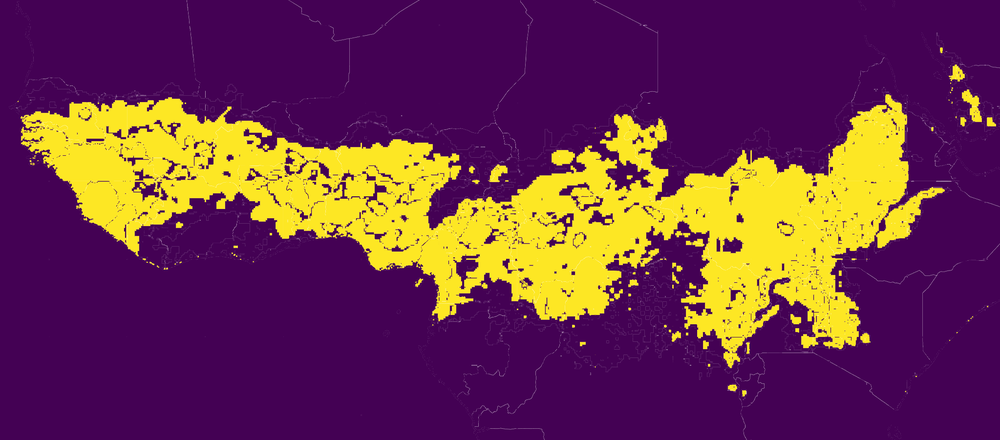
#> input picture kmeans input/km.png, 1000 x 440 px, shrunk from 2047 x 901 before the run, given as the content of the folder /content/drive/My Drive/, which was not available
$ jupyter execute --allow-errors Kmeans.ipynb   (text cells are left out)
#> lines starting #> are read from the running program, lines starting #| are printed output that depends on the picture; after the words box and inside, x2 and y2 are one past the last pixel; in counts of white or black regions, pixels touching at a corner belong together; pictures that were not available may be replaced by others from this repository, and a replacement may not be noted
[cell 1]
from google.colab import drive
drive.mount("/content/drive")  # 挂载 Google Drive，以便访问数据

dataset_path = "/content/drive/My Drive/"  # 在 Google Drive 中的数据路径


import os
import cv2
import numpy as np
from math import sqrt, ceil

os.chdir(dataset_path)
os.listdir(dataset_path)

def split_image_square(input_image_path, output_dir, num_parts, prefix='part'):
    """
    将一张图像平分成指定数量的正方形子图像，并保存到指定的文件夹中

    Parameters:
    - input_image_path (str): 输入的图像路径
    - output_dir (str): 子图像保存目录
    - num_parts (int): 希望将图像平分的部分数量
    - prefix (str): 子图像文件名前缀
    """
#> called with input_image_path = '/content/drive/My Drive/Kmeans/km.png', output_dir = '/content/drive/My Drive/Kmeans/60', num_parts = 100, prefix = 'split'
    # 确保输出目录存在
    os.makedirs(output_dir, exist_ok=True)

    # 读取图像
    image = cv2.imread(input_image_path)
#> image is the input picture: shape (440, 1000, 3); mean B, G, R 74.7, 52.4, 108.8
    if image is None:
        print(f"无法读取图像：{input_image_path}")
        return

    # 获取图像的高度和宽度
    img_height, img_width, _ = image.shape
#> img_height = 440; img_width = 1000

    # 计算目标子图的面积和方形尺寸
    target_block_area = (img_height * img_width) / num_parts
#> target_block_area = 4400
    block_size = int(sqrt(target_block_area))
#> block_size = 66

    # 计算纵向和横向的分块数
    num_vertical_blocks = ceil(img_height / block_size)
#> num_vertical_blocks = 7
    num_horizontal_blocks = ceil(img_width / block_size)
#> num_horizontal_blocks = 16

    count = 0
    for i in range(0, img_height, block_size):
        for j in range(0, img_width, block_size):
            sub_image = image[i:i + block_size, j:j + block_size]
            count += 1
            output_file_path = os.path.join(output_dir, f"{prefix}_{count:03d}.png")
            cv2.imwrite(output_file_path, sub_image)
#> this loop made 7 passes
#> pass 1, in split_image_square, `cv2.imwrite(output_file_path, sub_image)`:
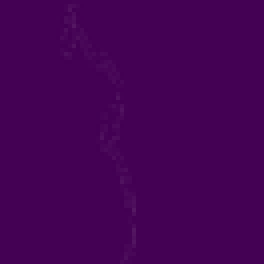
#> saved as split_001.png: shape (66, 66, 3) (shown 4 times larger); mean B, G, R 84.2, 1.3, 68.2
#> pass 1, in split_image_square, `cv2.imwrite(output_file_path, sub_image)`:
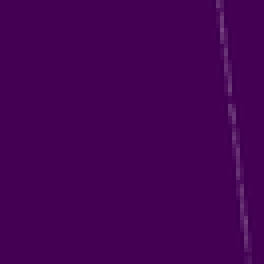
#> saved as split_003.png: shape (66, 66, 3) (shown 4 times larger); mean B, G, R 84.5, 1.8, 68.5
#> pass 1, in split_image_square, `cv2.imwrite(output_file_path, sub_image)`:
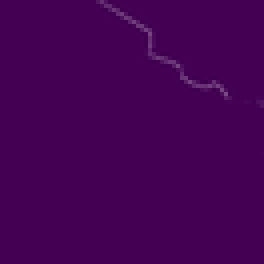
#> saved as split_005.png: shape (66, 66, 3) (shown 4 times larger); mean B, G, R 84.4, 1.7, 68.4
#> after the loop, count = 112

    print(f"已将图像 {input_image_path} 平分成 {count} 个部分并保存在 {output_dir} 目录中")
#| 已将图像 /content/drive/My Drive/Kmeans/km.png 平分成 112 个部分并保存在 /content/drive/My Drive/Kmeans/60 目录中

# 示例使用
input_image_path = '/content/drive/My Drive/Kmeans/km.png'  # 大图像路径
output_dir = '/content/drive/My Drive/Kmeans/60'  # 输出目录
num_parts = 100  # 希望平分的份数

split_image_square(input_image_path, output_dir, num_parts, prefix='split')

[cell 2]
import os
import cv2
import numpy as np
import math
import pandas as pd
import matplotlib.pyplot as plt
import matplotlib.colors as mcolors
import seaborn as sns
from sklearn.cluster import KMeans
from sklearn.decomposition import PCA
from skimage.feature import hog
from collections import Counter


from google.colab import drive
drive.mount('/content/drive/')

[cell 3]
# Read the image and extract features
def extract_features(image_path, feature_type):
#> called with image_path = '/content/drive/My Drive/Kmeans/60/km.png', feature_type = 'hist'
    image = cv2.imread(image_path)
    if feature_type == 'hu':
        # Use Hu moments as features
        gray = cv2.cvtColor(image, cv2.COLOR_BGR2GRAY)
        moments = cv2.moments(gray)
        features = cv2.HuMoments(moments).flatten()
    elif feature_type == 'hog':
        # Use HOG features
        # Use HOG features
        gray = cv2.cvtColor(image, cv2.COLOR_BGR2GRAY)
        features, hog_image = hog(gray, orientations=8, pixels_per_cell=(16, 16), cells_per_block=(1, 1), block_norm='L2-Hys', visualize=True)
        return features, hog_image
    else:
        # Use colour histogram as features
        hsv = cv2.cvtColor(image, cv2.COLOR_BGR2HSV)
#> hsv: shape (440, 1000, 3); mean H, S, V 117.4, 239.6, 121.1
        hist = cv2.calcHist([hsv], [0, 1], None, [180, 256], [0, 180, 0, 256])
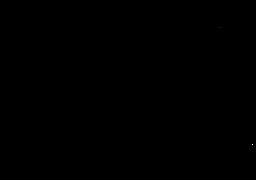
#> hist: shape (180, 256) float32; min 0, max 285701, mean 9.5; drawn with min black and max white
        cv2.normalize(hist, hist)
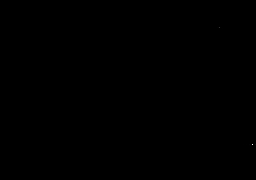
#> hist: shape (180, 256) float32; 6.68% of pixels changed, all inside (x1, y1, x2, y2) = (44, 0, 256, 180)
        features = hist.flatten()
    return features, None

# Read all images
image_folder = '/content/drive/My Drive/Kmeans/60/'
image_paths = [os.path.join(image_folder, image) for image in os.listdir(image_folder)]
# Set to 'hist' to use colour histogram, set to 'hu' to use Hu moments, set to 'hog' to use HOG features
feature_type = 'hist' #@param ['hist', 'hu', 'hog'] {type:'string'}
features = []
hog_images = []
for image_path in image_paths:
    feature, hog_image = extract_features(image_path, feature_type)
    features.append(feature)
    hog_images.append(hog_image)
features = np.array(features)

# Preview all images
n = len(image_paths)
cols = 5
rows = math.ceil(n / cols)
plt.figure(figsize=(20, 4 * rows))
for i, image_path in enumerate(image_paths):
    plt.subplot(rows, cols, i+1)
    if feature_type == 'hog' and hog_images[i] is not None:
        image = hog_images[i]
        plt.imshow(image, cmap='gray')
    else:
        image = cv2.imread(image_path)
        plt.imshow(cv2.cvtColor(image, cv2.COLOR_BGR2RGB))
    plt.axis('off')
plt.show()

[cell 4]
# Use SSE to select k
best_k_values = [] # Store the best k value for each run
SSEs = [] # Store the SSE for each k value
#> (the rest of this cell did not finish here and is left out)

#> (a cell that did not finish here is left out)

#> (a cell that did not finish here is left out)

[cell 7]
# Assuming you have two dimensions in your features
x = features[:, 0]
#> x = [0]
y = features[:, 1]
#> y = [0]

# Create a new figure
plt.figure(figsize=(8, 8))

# Combine x and y into a two-dimensional array
data = np.vstack([x, y]).T
#> data = [[0, 0]]

# First, plot the Kernel Density Estimation
sns.kdeplot(x=data[:, 0], y=data[:, 1], cmap="inferno", fill=False, levels=50, thresh=0.05, linewidths=0.5, alpha=0.5, zorder=1)

# Then, plot the scatter plot
#> (the rest of this cell did not finish here and is left out)
